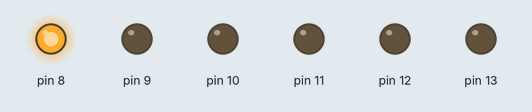
A sketch run on a simulated Arduino Uno, built with avr-gcc and run on an emulated ATmega328P. Shown: output pins drawn as LEDs (lit = HIGH).

Above: at 0.1 s.
At 8.1 s:
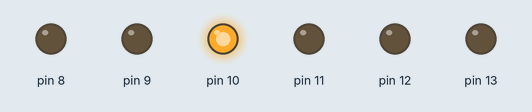
At 18.1 s:
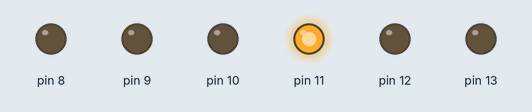
At 22.1 s:
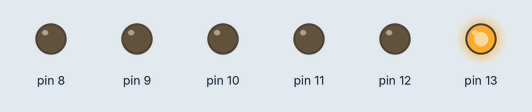
At 30.1 s:
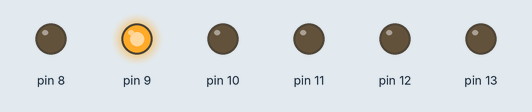
At 37.1 s:
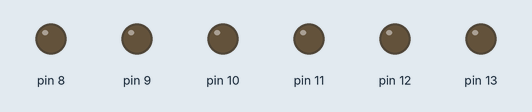
Timing chart, 0 to 38.6 s (numbered marks = the images above):
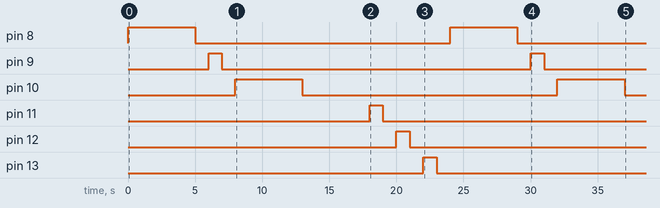

The sketch:

_1.00.ino
```cpp
void setup()
{
  pinMode(8, OUTPUT);
  pinMode(9, OUTPUT);
  pinMode(10, OUTPUT);
  pinMode(11, OUTPUT);
  pinMode(12, OUTPUT);
  pinMode(13, OUTPUT);
}

void loop()
{

  digitalWrite(8, HIGH);
    delay(5000);
  digitalWrite(8, LOW);
    delay(1000);

 digitalWrite(9, HIGH);
    delay(1000);
  digitalWrite(9, LOW);
    delay(1000);

 digitalWrite(10, HIGH);
    delay(5000);
  digitalWrite(10, LOW);
    delay(5000);

 digitalWrite(11, HIGH);
    delay(1000);
  digitalWrite(11, LOW);
    delay(1000);

 digitalWrite(12, HIGH);
    delay(1000);
  digitalWrite(12, LOW);
    delay(1000);

 digitalWrite(13, HIGH);
    delay(1000);
  digitalWrite(13, LOW);
    delay(1000);
}
```

Measured:
- by itself, pin 8, pin 10: alternates HIGH for 5.0 s and LOW for 19.0 s
- by itself, pin 9: alternates HIGH for 1.0 s and LOW for 23.0 s
- by itself, pin 11: LOW → HIGH at 18.0 s, → LOW 1.0 s later
- by itself, pin 12: LOW → HIGH at 20.0 s, → LOW 1.0 s later
- by itself, pin 13: LOW → HIGH at 22.0 s, → LOW 1.0 s later
